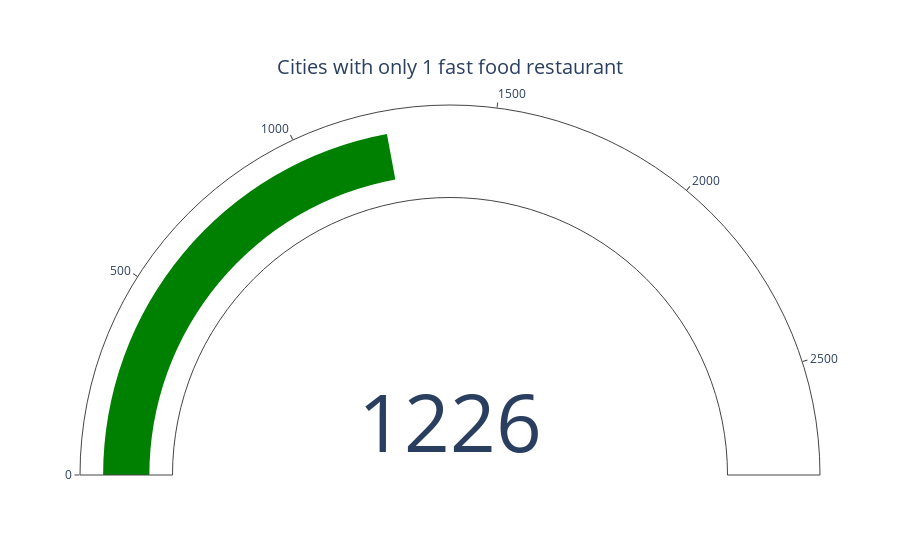

Notebook cell for this chart:
### Code cell
fig = go.Figure(go.Indicator(
    mode = "gauge+number",
    value = len(rest_count_by_city[rest_count_by_city == 1]),
    domain = {'x': [0, 1], 'y': [0, 1]},
    title = {'text': "Cities with only 1 fast food restaurant"},
    gauge = {'axis': {'range': [None, 2775]}}))

fig.show()

### Figure 1 — Plotly figure (JSON) as saved in the notebook; plotly's stock layout.template omitted (floating-point values rounded to 4 significant figures)
{"data": [{"domain": {"x": [0, 1], "y": [0, 1]}, "gauge": {"axis": {"range": [null, 2775]}}, "mode": "gauge+number", "title": {"text": "Cities with only 1 fast food restaurant"}, "type": "indicator", "value": 1226}], "layout": {}}
